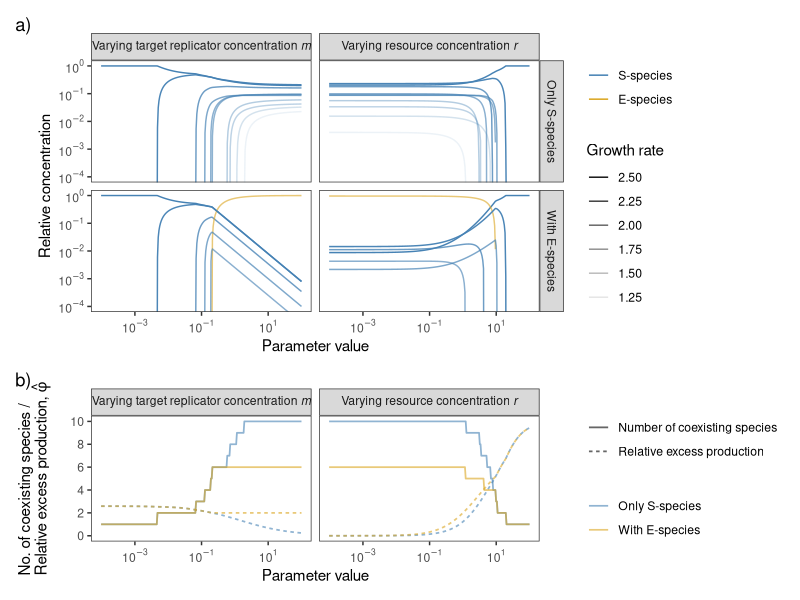

This chart was generated by the following R code:
library(tidyverse)
library(patchwork)



dat <- read_tsv("../data/alldata_tidy.tsv", col_types = "cldicdddi") |>
  filter(conc > 0) |>
  mutate(
    species = as_factor(species),
    type = fct_relevel(type, "S-species", "E-species"),
    param = as_factor(ifelse(param == "m",
                             "'Varying target replicator concentration'~italic('m')",
                             "'Varying resource concentration'~italic('r')")),
    expType = ifelse(expType, "With E-species", "Only S-species")
  )


p1 <- dat |>
  ggplot(aes(x = paramValue, y = conc, color = type,
             group = species, alpha = growthRate)) +
  geom_line() +
  facet_grid(expType ~ param, labeller = labeller(.cols = label_parsed)) +
  scale_x_log10(labels = scales::label_log()) +
  scale_y_log10(labels = scales::label_log()) +
  scale_color_manual(values = c("S-species" = "steelblue",
                                "E-species" = "goldenrod")) +
  labs(x = "Parameter value", y = "Relative concentration",
       color = NULL, alpha = "Growth rate") +
  guides(alpha = guide_legend(reverse = TRUE)) +
  coord_cartesian(ylim = c(1e-4, NA)) +
  theme_bw() +
  theme(panel.grid = element_blank())


p2 <- dat |>
  pivot_longer(excessProd | numTypes) |>
  mutate(name = ifelse(name == "numTypes", "Number of coexisting species",
                       "Relative excess production")) |>
  ggplot(aes(x = paramValue, y = value, color = expType, linetype = name)) +
  geom_line(linewidth = 0.6, alpha = 0.6) +
  facet_wrap(~ param, labeller = label_parsed) +
  scale_x_log10(labels = scales::label_log()) +
  scale_y_continuous(name = expression(paste(
    "No. of coexisting species /\nRelative excess production, ", hat(phi)
  )), breaks = (0:5) * 2, limits = c(0, 10)) +
  scale_color_manual(values = c("Only S-species" = "steelblue",
                                "With E-species" = "goldenrod")) +
  labs(x = "Parameter value", color = NULL, linetype = NULL) +
  theme_bw() +
  theme(panel.grid = element_blank())



(p1 / p2 +
    plot_layout(heights = c(2, 1), tag_level = "new") +
    plot_annotation(tag_levels = list(c("a)", "b)"), "1"))) |>
  ggsave(filename = "../figures/new_fig2.pdf",
         device = cairo_pdf, width = 8, height = 8)
